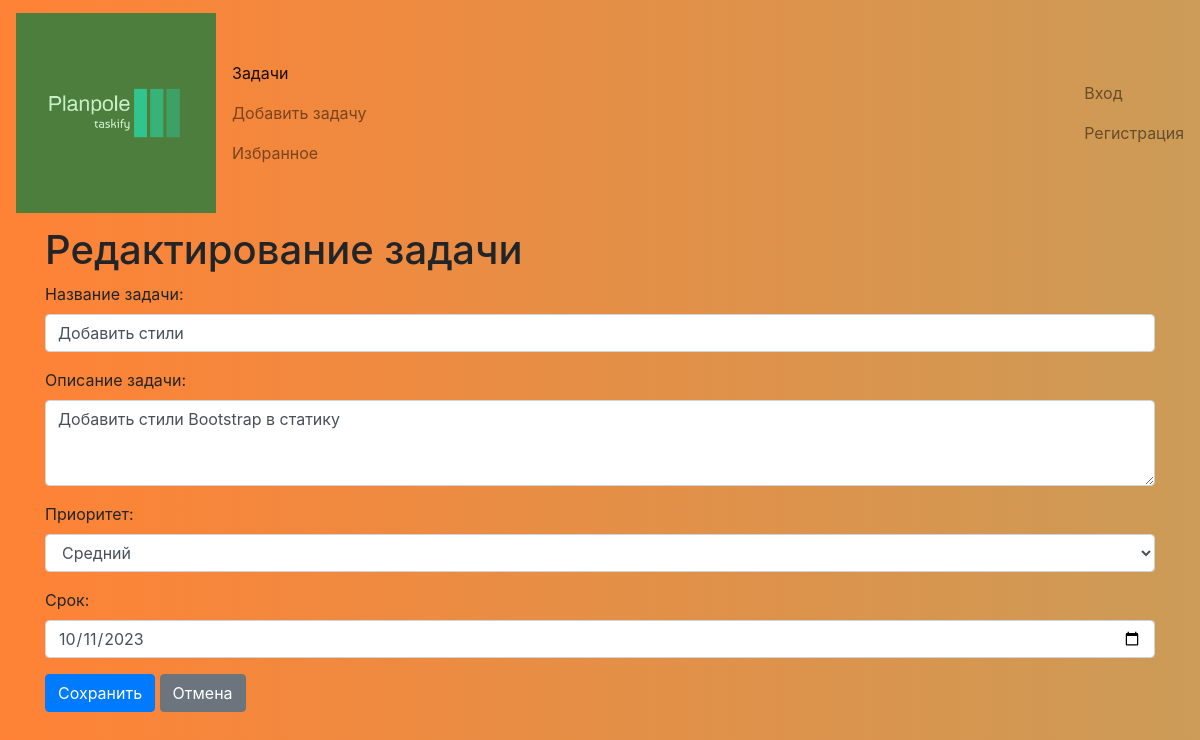
/task/1/update/, run on the app's committed database.
### tasker/models.py (models this page shows)
class Task(models.Model):
    PRIORITY_CHOICES = [
        (1, 'Низкий'),
        (2, 'Средний'),
        (3, 'Высокий'),
    ]
    priority = models.IntegerField(choices=PRIORITY_CHOICES, default=2)
    title = models.CharField(max_length=200)
    description = models.TextField()
    due_date = models.DateField()
    user = models.ForeignKey(User, on_delete=models.CASCADE)
    is_completed = models.BooleanField(default=False)
    created_at = models.DateTimeField(auto_now_add=True)  # устанавливается автоматически при создании новой записи
    updated_at = models.DateTimeField(auto_now=True)  # автоматически обновляется при каждом сохранении записи

### tasker/views.py (the view)
# urls.py: path('task/<int:pk>/update/', views.UpdateTaskView.as_view(), name='update_task'),
class UpdateTaskView(UpdateView):
    model = Task
    form_class = TaskForm
    template_name = 'update_task.html'
    success_url = reverse_lazy('task_list')
    def get_context_data(self, **kwargs):
        context = super().get_context_data(**kwargs)
        task = self.get_object()  # Получить объект задачи, который редактируется
        context['task'] = task  # Передать объект задачи в контекст шаблона
        return context

### tasker/forms.py
class TaskForm(forms.ModelForm):
    title = forms.CharField(label='Название задачи', widget=forms.TextInput(attrs={
        'class': 'form-control',
        'placeholder': 'Введите название задачи'
    }))
    description = forms.CharField(label='Описание задачи', widget=forms.Textarea(attrs={
        'class': 'form-control',
        'rows': 3,
        'placeholder': 'Введите описание задачи'
    }))
    priority = forms.ChoiceField(label='Приоритет', choices=Task.PRIORITY_CHOICES, initial=2, widget=forms.Select(attrs={
        'class': 'form-control'
    }))
    due_date = forms.DateField(label='Срок',widget=forms.DateInput(attrs={
        'type': 'date',
        'class': 'form-control'
    }))
    class Meta:
        model = Task
        fields = ['title', 'description', 'priority', 'due_date']

### tasker/templates/update_task.html (shortened to what this page needs)
{% extends "base.html" %}
{% block content %}
<!DOCTYPE html>
<html lang="en">
<head>
    <link rel="stylesheet" href="https://maxcdn.bootstrapcdn.com/bootstrap/4.5.2/css/bootstrap.min.css">
</head>
<body>
    <div class="container">
        <h1>Редактирование задачи</h1>
        <form method="post">
            {{ form.as_p }}
            <button type="submit" class="btn btn-primary">Сохранить</button>
            <a href="{% url 'task_list' %}" class="btn btn-secondary">Отмена</a>
        </form>
    </div>
</body>
</html>
{% endblock %}

### tasker/templates/base.html (style rules this page uses)
body { height: 100vh; background: rgb(77,126,62); background: linear-gradient(to right, #FF8235, #30E8BF); animation: gradient 30s infinite linear; background-size: 400%; }

### data on the page
Task: title "Добавить стили", description "Добавить стили Bootstrap в статику", priority "Средний", due_date "10/11/2023"
